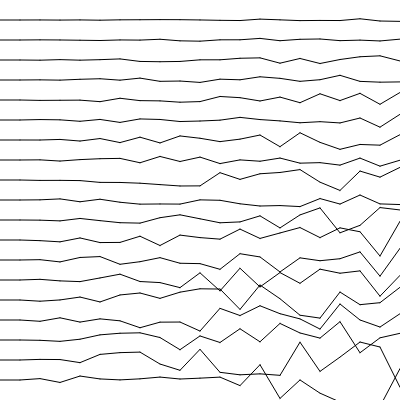
Frame 1 (no input)
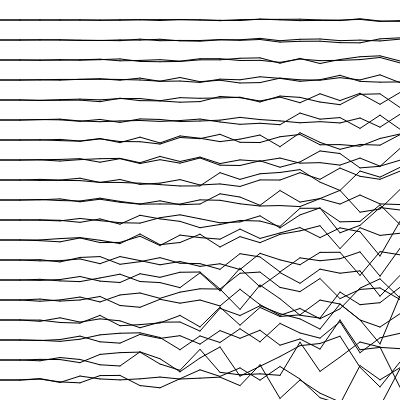
Frame 2 (the mouse pressed at the canvas centre, redrawn once)

The p5.js sketch that drew these frames (run headless with seeded random() and noise() and a simulated clock; the mouse was pressed at the canvas centre and the sketch redrawn once):

// p5.js sketch
// ── sketch.js
const size = 400;
const steps = 20
const unit_size = size / steps;
const dval = 3;
const rmult = 6;

function setup() {
    createCanvas(size, size);
}

function drawSegment(i, y1, y2) {
    line(i * unit_size, y1, (i + 1) * unit_size, y2);
}

function drawLine(y) {
    push();
    translate(0, unit_size * y);
    let dy = 0;
    let prev_dy = 0;
    for (let x = 0; x < steps; x++) {
        dy = random(-dval, dval) * (x / rmult) * (y / rmult);
        drawSegment(x, prev_dy, dy);
        prev_dy = dy;
    }
    pop();
}

function draw() {
    noLoop();
    for (let y = 1; y < steps; y++) {
        drawLine(y);
    }
}
